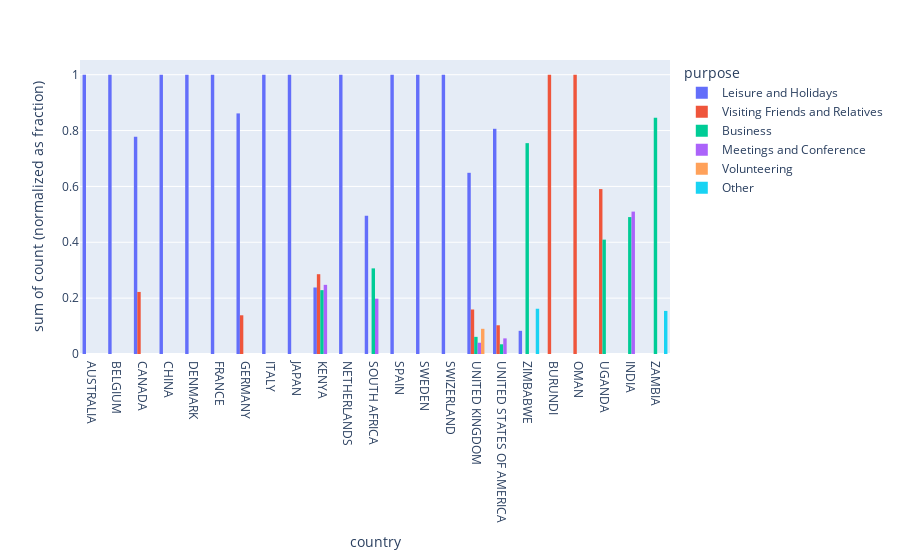

Notebook source saved alongside this figure:
### Code cell
px.histogram(country_purpose1, x = "country", y = "count",
             color = "purpose",barmode = "group", barnorm = "fraction")

### Figure 1 — Plotly figure (JSON) as saved in the notebook; plotly's stock layout.template omitted (floating-point values rounded to 4 significant figures)
{"data": [{"alignmentgroup": "True", "bingroup": "x", "histfunc": "sum", "hovertemplate": "purpose=Leisure and Holidays<br>country=%{x}<br>sum of count (normalized as fraction)=%{y}<extra></extra>", "legendgroup": "Leisure and Holidays", "marker": {"color": "#636efa", "pattern": {"shape": ""}}, "name": "Leisure and Holidays", "offsetgroup": "Leisure and Holidays", "orientation": "v", "showlegend": true, "type": "histogram", "x": ["AUSTRALIA", "BELGIUM", "CANADA", "CHINA", "DENMARK", "FRANCE", "GERMANY", "ITALY", "JAPAN", "KENYA", "NETHERLANDS", "SOUTH AFRICA", "SPAIN", "SWEDEN", "SWIZERLAND", "UNITED KINGDOM", "UNITED STATES OF AMERICA", "ZIMBABWE"], "xaxis": "x", "y": [162, 40, 77, 46, 27, 255, 174, 361, 24, 50, 84, 105, 147, 23, 49, 338, 533, 21], "yaxis": "y"}, {"alignmentgroup": "True", "bingroup": "x", "histfunc": "sum", "hovertemplate": "purpose=Visiting Friends and Relatives<br>country=%{x}<br>sum of count (normalized as fraction)=%{y}<extra></extra>", "legendgroup": "Visiting Friends and Relatives", "marker": {"color": "#EF553B", "pattern": {"shape": ""}}, "name": "Visiting Friends and Relatives", "offsetgroup": "Visiting Friends and Relatives", "orientation": "v", "showlegend": true, "type": "histogram", "x": ["BURUNDI", "CANADA", "GERMANY", "KENYA", "OMAN", "UGANDA", "UNITED KINGDOM", "UNITED STATES OF AMERICA"], "xaxis": "x", "y": [43, 22, 28, 60, 23, 62, 83, 68], "yaxis": "y"}, {"alignmentgroup": "True", "bingroup": "x", "histfunc": "sum", "hovertemplate": "purpose=Business<br>country=%{x}<br>sum of count (normalized as fraction)=%{y}<extra></extra>", "legendgroup": "Business", "marker": {"color": "#00cc96", "pattern": {"shape": ""}}, "name": "Business", "offsetgroup": "Business", "orientation": "v", "showlegend": true, "type": "histogram", "x": ["INDIA", "KENYA", "SOUTH AFRICA", "UGANDA", "UNITED KINGDOM", "UNITED STATES OF AMERICA", "ZAMBIA", "ZIMBABWE"], "xaxis": "x", "y": [25, 48, 65, 43, 32, 23, 137, 191], "yaxis": "y"}, {"alignmentgroup": "True", "bingroup": "x", "histfunc": "sum", "hovertemplate": "purpose=Meetings and Conference<br>country=%{x}<br>sum of count (normalized as fraction)=%{y}<extra></extra>", "legendgroup": "Meetings and Conference", "marker": {"color": "#ab63fa", "pattern": {"shape": ""}}, "name": "Meetings and Conference", "offsetgroup": "Meetings and Conference", "orientation": "v", "showlegend": true, "type": "histogram", "x": ["INDIA", "KENYA", "SOUTH AFRICA", "UNITED KINGDOM", "UNITED STATES OF AMERICA"], "xaxis": "x", "y": [26, 52, 42, 21, 37], "yaxis": "y"}, {"alignmentgroup": "True", "bingroup": "x", "histfunc": "sum", "hovertemplate": "purpose=Volunteering<br>country=%{x}<br>sum of count (normalized as fraction)=%{y}<extra></extra>", "legendgroup": "Volunteering", "marker": {"color": "#FFA15A", "pattern": {"shape": ""}}, "name": "Volunteering", "offsetgroup": "Volunteering", "orientation": "v", "showlegend": true, "type": "histogram", "x": ["UNITED KINGDOM"], "xaxis": "x", "y": [47], "yaxis": "y"}, {"alignmentgroup": "True", "bingroup": "x", "histfunc": "sum", "hovertemplate": "purpose=Other<br>country=%{x}<br>sum of count (normalized as fraction)=%{y}<extra></extra>", "legendgroup": "Other", "marker": {"color": "#19d3f3", "pattern": {"shape": ""}}, "name": "Other", "offsetgroup": "Other", "orientation": "v", "showlegend": true, "type": "histogram", "x": ["ZAMBIA", "ZIMBABWE"], "xaxis": "x", "y": [25, 41], "yaxis": "y"}], "layout": {"barmode": "group", "barnorm": "fraction", "legend": {"title": {"text": "purpose"}, "tracegroupgap": 0}, "margin": {"t": 60}, "xaxis": {"anchor": "y", "domain": [0, 1], "title": {"text": "country"}}, "yaxis": {"anchor": "x", "domain": [0, 1], "title": {"text": "sum of count (normalized as fraction)"}}}}
